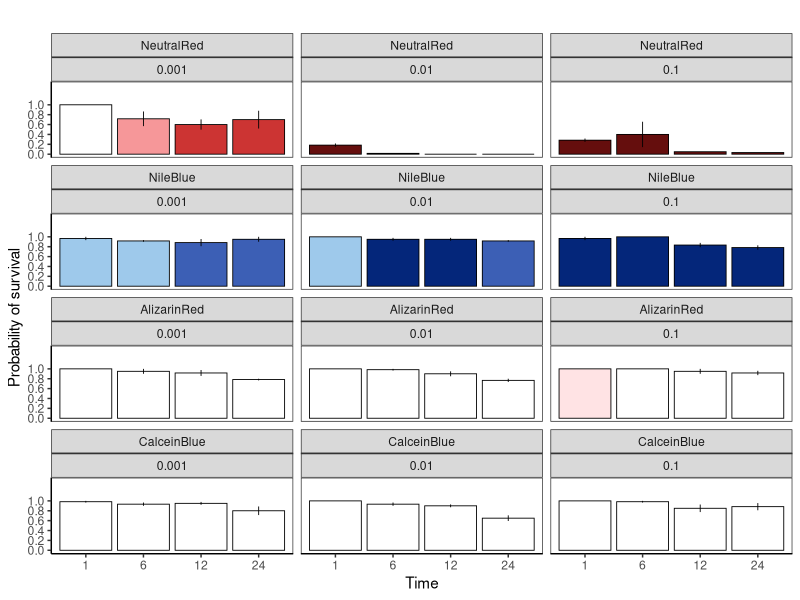

Write R code to recreate this figure. (Note: this script raises an error after producing the figure.)
### Code and data for Doropoulos & Roff (2021)
### "Colouring coral larvae for tracking local dispersal and settlement"

###### Load libraries ######
rm(list = ls())

library(tidyverse)
library(ggplot2)
library(emmeans)
library(multcomp)
library(car)

###### Experiment 1. load data ######

# A. spathulata larvae were placed with 10 ml of solution in individual scintillation vials for 
# 1, 6, 12, and 24 hr incubation periods at three different stain concentrations (1, 10, 100 mg l-1), 
# a total of 12 treatments for each vital stain. Three replicates were conducted per treatment 
# (incubation time * stain concentration), with 20 larvae assigned to each replicate (36 treatments,
# 720 larvae total). Across all stains, this resulted in 144 treatments, totalling 2880 larvae. 
# Staining was conducted in independent glass scintillation vials (10 ml total volume). Larvae were 
# added to each treatment so that the end point of the staining was the same across all treatments – 
# i.e., larvae were added to the 1 hr treatment at hr 23, 6 hr treatment at hr 18, and 12 hr treatment 
# at hr 12, at which point larvae were 6 days old. The intensity of staining for each replicate was 
# scored ordinally by a single observer (CD) into four categories: 1) no stain, 2) light staining, 
# 3) medium staining, 4) strong staining. To quantify the effects of the stain on larval survival,  
# a control with 20 unstained A. spathulata larvae  (n = 3 replicates) was conducted at the 12 hour 
# timepoint. The proportion of alive larvae was counted under a dissecting microscope to determine 
# the effects of staining on larval survival. To determine the effects of stain treatments on larval 
# settlement, surviving larvae from each treatment were then added to individual containers in 250 ml 
# of filtered (0.20 µm) seawater, each with a settlement tile that had been conditioned for 2 months at 
# Water changes were conducted after 2 days (8 days after spawning), and larval settlement was scored 
# 3 days after tiles were introduced (9 days after spawning).

### Load Acropora spathulata data
acropora.data <- read.csv("1stExpAcropora.csv", header = T) %>%
  filter(Species == "spathulata") %>%
  mutate(across(LarvaeAlive, .fns = ~ replace_na(., 0))) %>%
  mutate(across(LarvaeAlive, as.integer)) %>%
  mutate(across(Incubation, as.numeric)) %>%
  mutate(IncubationF = Incubation) %>%
  mutate(across(IncubationF, as.factor)) %>%
  mutate(across(Concentration, as.factor)) %>%
  mutate(across(Treatment, as.factor)) %>%
  mutate(across(Stain, as.factor)) %>%
  filter(Treatment != "Control") %>%
  droplevels() %>%
  mutate(Proportion.survived = LarvaeAlive / LarvaeIn) %>%
  mutate(Proportion.settled = Settled / LarvaeIn) %>%
  mutate(Treatment = fct_relevel(Treatment, c("NeutralRed", "NileBlue", "AlizarinRed", "CalceinBlue"))) %>%
  unite("StainDye", c("Treatment", "Stain"), remove = FALSE) %>%
  mutate(across(StainDye, as.factor)) %>%
  mutate(StainDye = fct_relevel(StainDye, c("NeutralRed_None", "NeutralRed_Light", "NeutralRed_Medium", "NeutralRed_Heavy", "NileBlue_Light", "NileBlue_Medium", "NileBlue_Heavy", "CalceinBlue_None", "AlizarinRed_None", "AlizarinRed_Light"))) %>%
  unite("ConcIncF", c("Concentration", "IncubationF"), remove = FALSE) %>%
  mutate(across(ConcIncF, as.factor))

# Calculate mean settlement (Acropora spathulata)
acropora.mean.data <- acropora.data %>%
  group_by(Treatment, Incubation, Concentration, Stain, StainDye) %>%
  summarise(Proportion.survived.mean = mean(Proportion.survived), Proportion.survived.se = sd(Proportion.survived) / sqrt(n()), Proportion.settled.mean = mean(Proportion.settled), Proportion.settled.se = sd(Proportion.settled) / sqrt(n()), n_samples = n()) %>%
  mutate(Stain = factor(Stain, levels = c("None", "Light", "Medium", "Heavy"))) %>%
  mutate(Treatment = fct_relevel(Treatment, c("NeutralRed", "NileBlue", "AlizarinRed", "CalceinBlue"))) # %>%

# Re-import Acropora spathulata dataset and filter to only timepoint 12 to compare larval survival
# and larval settlement for the four stains (neutral red, Nile blue, alizarin red, calcein blue)
# at different concentration levels after 12 hours of incubation and control (unstained) larvae (Figure S1).
# Main analysis excludes control [ filter(Treatment!= "Control") ] as unstained larvae were only
# compared at time-point 12 in the experiment

acropora.data.control <- read.csv("1stExpAcropora.csv", header = T) %>%
  filter(Species == "spathulata") %>%
  mutate(across(LarvaeAlive, .fns = ~ replace_na(., 0))) %>%
  mutate(across(LarvaeAlive, as.integer)) %>%
  mutate(across(Incubation, as.numeric)) %>%
  mutate(IncubationF = as.factor(Incubation)) %>%
  mutate(across(Concentration, as.factor)) %>%
  mutate(across(Treatment, as.factor)) %>%
  mutate(across(Stain, as.factor)) %>%
  # filter(Treatment!= "Control") %>% droplevels() %>%
  mutate(Proportion.survived = LarvaeAlive / LarvaeIn) %>%
  mutate(Proportion.settled = Settled / LarvaeIn) %>%
  unite("StainDye", c("Treatment", "Stain"), remove = FALSE) %>%
  mutate(across(StainDye, as.factor)) %>%
  mutate(StainDye = fct_relevel(StainDye, c("NeutralRed_None", "NeutralRed_Light", "NeutralRed_Medium", "NeutralRed_Heavy", "NileBlue_Light", "NileBlue_Medium", "NileBlue_Heavy", "CalceinBlue_None", "AlizarinRed_None", "AlizarinRed_Light"))) %>%
  unite("alltreatments", c("Treatment", "Concentration", "IncubationF"), remove = FALSE) %>%
  mutate(across(alltreatments, as.factor)) %>%
  filter(IncubationF == "12")

# Calculate mean settlement across treatments at timepoint 12 (Acropora spathulata)
acropora.mean.data.control <- acropora.data.control %>%
  group_by(Treatment, Incubation, Concentration, Stain, StainDye, alltreatments) %>%
  summarise(Proportion.survived.mean = mean(Proportion.survived), Proportion.survived.se = sd(Proportion.survived) / sqrt(n()), Proportion.settled.mean = mean(Proportion.settled), Proportion.settled.se = sd(Proportion.settled) / sqrt(n()), n_samples = n()) %>%
  mutate(Stain = factor(Stain, levels = c("None", "Light", "Medium", "Heavy"))) %>%
  mutate(Treatment = fct_relevel(Treatment, c("Control", "AlizarinRed", "CalceinBlue", "NileBlue", "NeutralRed")))

### Load Platygyra daedalea survival data
platygyra.data.survival <- read.csv("1stExpPlatygyra.csv", header = T) %>% #
  filter(Lifestage == "Survival") %>%
  mutate(across(LarvaeAlive, .fns = ~ replace_na(., 0))) %>% # na
  mutate(across(LarvaeAlive, as.integer)) %>%
  mutate(across(Incubation, as.numeric)) %>%
  mutate(across(Concentration, as.factor)) %>%
  mutate(across(Treatment, as.factor)) %>%
  mutate(across(Stain, as.factor)) %>%
  filter(Treatment != "Control") %>%
  droplevels() %>%
  mutate(Proportion.survived = LarvaeAlive / LarvaeIn) %>%
  mutate(Treatment = fct_relevel(Treatment, c("NeutralRed", "NileBlue", "AlizarinRed", "CalceinBlue"))) %>%
  unite("StainDye", c("Treatment", "Stain"), remove = FALSE) %>%
  mutate(across(StainDye, as.factor)) %>%
  mutate(StainDye = fct_relevel(StainDye, c("NeutralRed_Heavy", "NileBlue_Heavy", "CalceinBlue_None", "AlizarinRed_None")))

### Load Platygyra daedalea settlement data
platygyra.data.settlment <- read.csv("1stExpPlatygyra.csv", header = T) %>%
  filter(Lifestage == "Settlement") %>%
  mutate(across(LarvaeAlive, .fns = ~ replace_na(., 0))) %>% # na
  mutate(across(LarvaeAlive, as.integer)) %>%
  mutate(across(Incubation, as.numeric)) %>%
  mutate(across(Concentration, as.factor)) %>%
  mutate(across(Treatment, as.factor)) %>%
  mutate(across(Stain, as.factor)) %>%
  filter(Treatment != "Control") %>%
  droplevels() %>%
  mutate(Proportion.settled = Settled / LarvaeIn) %>%
  mutate(Treatment = fct_relevel(Treatment, c("NeutralRed", "NileBlue", "AlizarinRed", "CalceinBlue"))) %>%
  unite("StainDye", c("Treatment", "Stain"), remove = FALSE) %>%
  mutate(across(StainDye, as.factor)) %>%
  mutate(StainDye = fct_relevel(StainDye, c("NeutralRed_Heavy", "NileBlue_Heavy", "CalceinBlue_None", "AlizarinRed_None")))

# Calculate mean settlement for Platygyra daedalea
platygyra.data.mean.settlment <- platygyra.data.settlment %>%
  group_by(Treatment, Incubation, Concentration, Stain, StainDye) %>%
  summarise(Proportion.settled.mean = mean(Proportion.settled), Proportion.settled.se = sd(Proportion.settled) / sqrt(n()), Proportion.settled.mean = mean(Proportion.settled), Proportion.settled.se = sd(Proportion.settled) / sqrt(n()), n_samples = n()) %>%
  mutate(Stain = factor(Stain, levels = c("None", "Light", "Medium", "Heavy"))) %>%
  mutate(Treatment = fct_relevel(Treatment, c("NeutralRed", "NileBlue", "AlizarinRed", "CalceinBlue"))) # %>%

###### Experiment 1. plot results ######

# Figure 2
# Probability of larval survival for Acropora spathulata exposed to four stains at different
# concentration levels and incubation times
ggplot() +
  theme_bw() +
  facet_wrap(Treatment ~ Concentration, ncol = 3) +
  geom_bar(data = acropora.mean.data, aes(x = as.factor(Incubation), y = Proportion.survived.mean, group = Concentration, fill = StainDye), position = "dodge", stat = "identity", colour = "black", size = 0.3, width = 0.9) + # add fill later
  geom_errorbar(data = acropora.mean.data, aes(x = as.factor(Incubation), ymin = Proportion.survived.mean - Proportion.survived.se, ymax = Proportion.survived.mean + Proportion.survived.se, group = Incubation), size = 0.3, width = 0.0, position = position_dodge(0.9)) +
  xlab("Time") +
  ylab("Probability of survival") +
  ggtitle("") +
  scale_y_continuous(limits = c(0, 1.4), breaks = seq(0, 1.15, by = 0.2)) +
  theme(legend.position = "none") +
  theme(panel.grid.major = element_blank(), panel.grid.minor = element_blank(), panel.background = element_blank(), axis.line = element_line(colour = "black")) +
  scale_fill_manual(values = c("NeutralRed_None" = "#ffffff", "NeutralRed_Light" = "#f69799", "NeutralRed_Medium" = "#cc3433", "NeutralRed_Heavy" = "#650e0d", "NileBlue_Light" = "#9ec9eb", "NileBlue_Medium" = "#3c5fb5", "NileBlue_Heavy" = "#04267a", "AlizarinRed_None" = "#ffffff", "AlizarinRed_Light" = "#ffe3e4", "CalceinBlue_None" = "#ffffff"))

ggsave("plots/Figure 2 Acropora Survival.pdf", last_plot(), width = 5, height = 8)

# Probability of larval settlement Acropora spathulata exposed to four stains at different
# concentration levels and incubation times
ggplot() +
  facet_wrap(Treatment ~ Concentration + Incubation, ncol = 12) +
  coord_polar("y") +
  geom_bar(data = acropora.mean.data, aes(x = "", y = 1, group = Incubation), fill = "#F4F4F5", width = 1, stat = "identity", colour = "#000000") +
  geom_bar(data = acropora.mean.data, aes(x = "", y = Proportion.settled.mean, group = Incubation, fill = StainDye), width = 1, stat = "identity", colour = "#000000") +
  scale_fill_manual(values = c("NeutralRed_None" = "#ffffff", "NeutralRed_Light" = "#f69799", "NeutralRed_Medium" = "#cc3433", "NeutralRed_Heavy" = "#650e0d", "NileBlue_Light" = "#9ec9eb", "NileBlue_Medium" = "#3c5fb5", "NileBlue_Heavy" = "#04267a", "AlizarinRed_None" = "#ffffff", "AlizarinRed_Light" = "#ffe3e4", "CalceinBlue_None" = "#ffffff")) +
  theme_bw() +
  theme(legend.position = "none") +
  theme(panel.grid.major = element_blank(), panel.grid.minor = element_blank(), axis.ticks = element_blank(), axis.text = element_blank(), panel.grid = element_blank(), panel.background = element_blank(), axis.line = element_blank(), strip.background = element_blank(), strip.text.x = element_blank(), panel.border = element_blank())

ggsave("plots/Figure 2 Acropora settlement.pdf", last_plot(), width = 5, height = 8)

ggplot() +
  facet_grid(Treatment ~ Concentration + Incubation) + # coord_polar("y") +
  geom_bar(data = acropora.mean.data, aes(x = "", y = Proportion.settled.mean, group = Incubation, fill = StainDye), width = 1, stat = "identity", colour = "#000000") +
  geom_errorbar(data = acropora.mean.data, aes(x = "", ymin = Proportion.settled.mean - Proportion.settled.se, ymax = Proportion.settled.mean + Proportion.settled.se, group = Incubation), width = 0.21, stat = "identity", colour = "black") +
  scale_fill_manual(values = c("NeutralRed_None" = "#ffffff", "NeutralRed_Light" = "#f69799", "NeutralRed_Medium" = "#cc3433", "NeutralRed_Heavy" = "#650e0d", "NileBlue_Light" = "#9ec9eb", "NileBlue_Medium" = "#3c5fb5", "NileBlue_Heavy" = "#04267a", "AlizarinRed_None" = "#ffffff", "AlizarinRed_Light" = "#ffe3e4", "CalceinBlue_None" = "#ffffff")) +
  theme_bw() +
  theme(legend.position = "none")

ggsave("plots/Figure S2 Acropora settlement.pdf", last_plot(), width = 8, height = 5)

# Probability of larval survival for Platygyra daedalea exposed to four stains at different
# concentration levels and incubation times
ggplot() +
  theme_bw() +
  facet_wrap(Treatment ~ Concentration, ncol = 2) +
  geom_bar(data = platygyra.data.survival, aes(x = as.factor(Incubation), y = Proportion.survived, group = Concentration, fill = StainDye), position = "dodge", stat = "identity", colour = "black", size = 0.3, width = 0.9) + # add fill later
  xlab("Time") +
  ylab("Probability of survival") +
  ggtitle("") +
  scale_y_continuous(limits = c(0, 1.4), breaks = seq(0, 1.15, by = 0.2)) +
  theme(legend.position = "none") +
  theme(panel.grid.major = element_blank(), panel.grid.minor = element_blank(), panel.background = element_blank(), axis.line = element_line(colour = "black")) +
  scale_fill_manual(values = c("NeutralRed_None" = "#ffffff", "NeutralRed_Light" = "#f69799", "NeutralRed_Medium" = "#cc3433", "NeutralRed_Heavy" = "#650e0d", "NileBlue_Light" = "#9ec9eb", "NileBlue_Medium" = "#3c5fb5", "NileBlue_Heavy" = "#04267a", "AlizarinRed_None" = "#ffffff", "AlizarinRed_Light" = "#ffe3e4", "CalceinBlue_None" = "#ffffff"))

ggsave("plots/Figure 2 Platygra Survival.pdf", last_plot(), width = 3, height = 8)

# Probability of larval settlement for Platygyra daedalea exposed to four stains at different
# concentration levels and incubation times
ggplot() +
  facet_wrap(Treatment ~ Concentration, ncol = 2) +
  coord_polar("y") +
  geom_bar(data = platygyra.data.mean.settlment, aes(x = "", y = 1, group = Concentration), fill = "#F4F4F5", width = 1, stat = "identity", colour = "#000000") +
  geom_bar(data = platygyra.data.mean.settlment, aes(x = "", y = Proportion.settled.mean, group = Treatment, fill = StainDye), width = 1, stat = "identity", colour = "#000000") +
  scale_fill_manual(values = c("NeutralRed_None" = "#ffffff", "NeutralRed_Light" = "#f69799", "NeutralRed_Medium" = "#cc3433", "NeutralRed_Heavy" = "#650e0d", "NileBlue_Light" = "#9ec9eb", "NileBlue_Medium" = "#3c5fb5", "NileBlue_Heavy" = "#04267a", "AlizarinRed_None" = "#ffffff", "AlizarinRed_Light" = "#ffe3e4", "CalceinBlue_None" = "#ffffff")) +
  theme_bw() +
  theme(legend.position = "none") +
  theme(panel.grid.major = element_blank(), panel.grid.minor = element_blank(), axis.ticks = element_blank(), axis.text = element_blank(), panel.grid = element_blank(), panel.background = element_blank(), axis.line = element_blank(), strip.background = element_blank(), strip.text.x = element_blank(), panel.border = element_blank())

ggsave("plots/Figure 2 Platygra settlement.pdf", last_plot(), width = 3, height = 8)

# Figure S2
# Probability of larval survival for Acropora spathulata exposed to four stains
# (neutral red, Nile blue, alizarin red, calcein blue) at different concentration levels after 12 hours of
# incubation and control (unstained) larvae.

ggplot() +
  theme_bw() +
  facet_wrap(~Treatment, ncol = 5, scales = "free_x") +
  geom_bar(data = acropora.mean.data.control, aes(x = Concentration, y = Proportion.survived.mean, group = Concentration, fill = StainDye), position = "dodge", stat = "identity", colour = "black", size = 0.3, width = 0.9) + # add fill later
  geom_errorbar(data = acropora.mean.data.control, aes(x = Concentration, ymin = Proportion.survived.mean - Proportion.survived.se, ymax = Proportion.survived.mean + Proportion.survived.se, group = Incubation), size = 0.3, width = 0.0, position = position_dodge(0.9)) +
  xlab("Concentration") +
  ylab("Probability of survival") +
  ggtitle("") +
  scale_y_continuous(limits = c(0, 1), breaks = seq(0, 1.15, by = 0.2)) +
  theme(legend.position = "none") +
  theme(panel.grid.major = element_blank(), panel.grid.minor = element_blank(), panel.background = element_blank(), axis.line = element_line(colour = "black")) +
  scale_fill_manual(values = c("NeutralRed_None" = "#ffffff", "NeutralRed_Light" = "#f69799", "NeutralRed_Medium" = "#cc3433", "NeutralRed_Heavy" = "#650e0d", "NileBlue_Light" = "#9ec9eb", "NileBlue_Medium" = "#3c5fb5", "NileBlue_Heavy" = "#04267a", "AlizarinRed_None" = "#ffffff", "AlizarinRed_Light" = "#ffe3e4", "CalceinBlue_None" = "#ffffff"))

ggsave("plots/Figure S1 Control survival.pdf", last_plot(), width = 8, height = 4)

# Probability of larval settlement for Acropora spathulata exposed to four stains
# (neutral red, Nile blue, alizarin red, calcein blue) at different concentration levels after 12 hours of
# incubation and control (unstained) larvae.
ggplot() +
  theme_bw() +
  facet_wrap(~Treatment, ncol = 5, scales = "free_x") +
  geom_bar(data = acropora.mean.data.control, aes(x = Concentration, y = Proportion.settled.mean, group = Concentration, fill = StainDye), position = "dodge", stat = "identity", colour = "black", size = 0.3, width = 0.9) + # add fill later
  geom_errorbar(data = acropora.mean.data.control, aes(x = Concentration, ymin = Proportion.settled.mean - Proportion.settled.se, ymax = Proportion.settled.mean + Proportion.settled.se, group = Incubation), size = 0.3, width = 0.0, position = position_dodge(0.9)) +
  xlab("Concentration") +
  ylab("Probability of settlement") +
  ggtitle("") +
  scale_y_continuous(limits = c(0, 1), breaks = seq(0, 1.15, by = 0.2)) +
  theme(legend.position = "none") +
  theme(panel.grid.major = element_blank(), panel.grid.minor = element_blank(), panel.background = element_blank(), axis.line = element_line(colour = "black")) +
  scale_fill_manual(values = c("NeutralRed_None" = "#ffffff", "NeutralRed_Light" = "#f69799", "NeutralRed_Medium" = "#cc3433", "NeutralRed_Heavy" = "#650e0d", "NileBlue_Light" = "#9ec9eb", "NileBlue_Medium" = "#3c5fb5", "NileBlue_Heavy" = "#04267a", "AlizarinRed_None" = "#ffffff", "AlizarinRed_Light" = "#ffe3e4", "CalceinBlue_None" = "#ffffff"))

ggsave("plots/Figure S1 Control settlement.pdf", last_plot(), width = 8, height = 4)


###### Experiment 1. logistic models ######

### Acropora spathulata larval survival models

# all stains
fm1 <- glm(cbind((LarvaeIn - LarvaeDead), LarvaeIn) ~ Concentration * IncubationF * Treatment, weights = LarvaeIn, data = acropora.data, family = binomial)
Anova(fm1) # full model

# Neutral Red
fm1.neutral.red <- glm(cbind((LarvaeIn - LarvaeDead), LarvaeIn) ~ Concentration * IncubationF, weights = LarvaeIn, data = acropora.data %>% filter(Treatment == "NeutralRed"), family = binomial)
Anova(fm1.neutral.red) # significant interaction, combine fixed factors for posthoc

fm1.neutral.red.a <- glm(cbind(LarvaeIn - LarvaeDead, LarvaeIn) ~ ConcIncF, weights = LarvaeIn, data = acropora.data %>% filter(Treatment == "NeutralRed"), family = binomial)
Anova(fm1.neutral.red)
cld(glht(fm1.neutral.red.a, linfct = mcp(ConcIncF = "Tukey")))

# Nile Blue
fm1.nile.blue <- glm(cbind(LarvaeIn - LarvaeDead, LarvaeIn) ~ Concentration * IncubationF, weights = LarvaeIn, data = acropora.data %>% filter(Treatment == "NileBlue"), family = binomial)
Anova(fm1.nile.blue) # ns interaction, concentration ns

fm1.nile.blue.a <- glm(cbind(LarvaeIn - LarvaeDead, LarvaeIn) ~ IncubationF, weights = LarvaeIn, data = acropora.data %>% filter(Treatment == "NileBlue"), family = binomial)
Anova(fm1.nile.blue.a)
cld(glht(fm1.nile.blue.a, linfct = mcp(IncubationF = "Tukey")))

# Alizarin Red
fm1.alizarin.red <- glm(cbind(LarvaeIn - LarvaeDead, LarvaeIn) ~ Concentration * IncubationF, weights = LarvaeIn, data = acropora.data %>% filter(Treatment == "AlizarinRed"), family = binomial)
Anova(fm1.alizarin.red) # ns interaction, concentration ns

fm1.alizarin.red.a <- glm(cbind(LarvaeIn - LarvaeDead, LarvaeIn) ~ IncubationF, weights = LarvaeIn, data = acropora.data %>% filter(Treatment == "AlizarinRed"), family = binomial)
Anova(fm1.alizarin.red.a)
cld(glht(fm1.alizarin.red, linfct = mcp(IncubationF = "Tukey")))

# Calcein Blue
fm1.calcein.blue <- glm(cbind(LarvaeIn - LarvaeDead, LarvaeIn) ~ Concentration * IncubationF, weights = LarvaeIn, data = acropora.data %>% filter(Treatment == "CalceinBlue"), family = binomial)
Anova(fm1.calcein.blue) # significant interaction, combine fixed factors for posthoc

fm1.calcein.blue.a <- glm(cbind(LarvaeIn - LarvaeDead, LarvaeIn) ~ ConcIncF, weights = LarvaeIn, data = acropora.data %>% filter(Treatment == "CalceinBlue"), family = binomial)
Anova(fm1.calcein.blue.a)
cld(glht(fm1.calcein.blue.a, linfct = mcp(ConcIncF = "Tukey")))


# Compare survival of stained larval treatments with controls (available at 12hr time point only)
fm1.control.survival <- glm(cbind((LarvaeIn - LarvaeDead), LarvaeIn) ~ alltreatments, weights = LarvaeIn, data = acropora.data.control, family = binomial)
Anova(fm1.control.survival) # full model
fm1.control.survival.pairwise <- glht(fm1.control.survival, linfct = mcp(alltreatments = "Tukey"))
summary(fm1.control.survival.pairwise)


# Compare settlement of stained larval treatments with controls (available at 12hr time point only)
fm1.control.settlement <- glm(cbind((LarvaeIn - LarvaeDead), LarvaeIn) ~ alltreatments, weights = LarvaeIn, data = acropora.data.control, family = binomial)
Anova(fm1.control.settlement) # full model
fm1.control.settlement.pairwise <- glht(fm1.control.settlement, linfct = mcp(alltreatments = "Tukey"))
summary(fm1.control.settlement.pairwise)


### Acropora spathulata larval settlement model

# all stains
fm1.settlement <- glm(cbind(Settled, LarvaeAlive) ~ Concentration * IncubationF * Treatment, weights = LarvaeAlive, data = acropora.data, family = binomial)
Anova(fm1.settlement) # significant interaction, combine fixed factors for posthoc

###### Experiment 2. load data ######

# To further refine the staining method, we conducted a follow-up experiment in November 2021 at the 
# SeaSim aquaria facility (Australian Institute of Marine Science, Townsville, Australia). Based on the 
# results of the initial experiments, two stains were discarded (alizarin red, calcein blue) and two were 
# selected for further refining of incubation time and stain concentration (neutral red, Nile blue). To 
# explore taxonomic differences in staining potential, four different coral species were used in the 2nd 
# experiment: Acropora anthocercis (spawning time: 22:30, 20th October 2021), Dipsastrea favus (spawning 
# time: 20:00, 23rd October 2021), Coelastrea aspera (spawning time: 21:30, 24th October 2021), and 
# Platygyra sinensis (spawning time: 22:00, 24th October 2021). These taxa are functionally distinct (tabular 
# growth form: A. anthocercis, massive growth forms: D. favus, P. sinensis, C. aspera) and are phylogenetically 
# distant (family: Acroporidae and family: Merulinidae). A table of the following stain times x concentrations 
# for each taxa below is found in Table S1. A. anthocercis neutral red staining was conducted at the following 
# concentrations and incubation time treatments: 1mg l-1 for 15 mins, 10 mg l-1 for 10 & 30 mins, and for 
# 100 mg l-1 for 5 and 10 mins, and a control (6 treatments, 180 larvae total). Nile blue staining was conducted 
# at the following concentrations and incubation time treatments:  10, 100, and 500 mg l-1 for 60 mins, and for 
# 500 mg and 1000 mg l-1 for 120 mins (5 treatments, 150 larvae total). 

# C. aspera neutral red staining was conducted at 10 mg l-1 for 20 mins, and 100 mg l-1 for 10 mins, and a 
# control (3 treatments, 180 larvae total). Nile blue staining was conducted at 500 mg and 1000 mg l-1 for 
# 105 mins (2 treatments, 120 larvae total). D. favus neutral red staining was conducted at 10 mg l-1 for 30 mins, 
# and 100 mg l-1 for 10 mins, and a control (3 treatments, 180 larvae total). Nile blue staining was conducted at
# 500 mg l-1 and 1000 mg l-1 for 120 mins (2 treatments, 120 larvae total). P. sinensis neutral red staining was 
# conducted at 10mg l-1 for 20 mins, and 100 mg l-1 for 10 mins (3 treatments, 180 larvae total). Nile blue 
# staining was conducted at 500 mg l-1 and 1000 mg l-1 for 105 mins (2 treatments, 120 larvae total). Across all 
# species, this resulted in 22 treatments and 1260 total larvae. In each treatment, larvae were placed in 15 ml 
# of stain solution in individual 6-well culture plates (Figure S5a). To quantify the effects of the stain on 
# larval survival, controls (n = 3 replicates) with unstained larvae (n=10 for A. anthocersis, n = 20 larvae for 
# other taxa) were conducted alongside staining experiments.

# Load all data
larvae.data <- read.csv("2ndExp.csv", header = T) %>%
  mutate(PropAlive = Dead / LarvaeIn) %>%
  mutate(across(Concentration, as.factor)) %>%
  mutate(across(Species, as.factor)) %>%
  mutate(across(Incubation, as.factor)) %>%
  mutate(across(Treatment, as.factor)) %>%
  mutate(across(Stain, as.factor)) %>%
  # filter(Treatment!= "Control") %>% droplevels() %>%
  unite("TreatmentConcentration", c("Treatment", "Concentration"), remove = FALSE) %>%
  mutate(across(TreatmentConcentration, as.factor)) %>%
  unite("IncubationConcentration", c("Concentration", "Incubation"), remove = FALSE) %>%
  mutate(across(IncubationConcentration, as.factor)) %>%
  unite("IncubationConcentrationSpecies", c("Species", "Concentration", "Incubation"), remove = FALSE) %>%
  mutate(across(IncubationConcentrationSpecies, as.factor)) %>%
  mutate(Proportion.survived = (LarvaeIn - Dead) / LarvaeIn) %>%
  mutate(Proportion.settled = Settled / LarvaeIn)

# Calculate mean settlement across species and treamtents
larvae.data.mean <- larvae.data %>%
  group_by(Treatment, Incubation, Concentration, Species, IncubationConcentration) %>%
  summarise(
    Proportion.survived.mean = mean(Proportion.survived), Proportion.survived.se = sd(Proportion.survived) / sqrt(n()),
    Proportion.settled.mean = mean(Proportion.settled), Proportion.settled.se = sd(Proportion.settled) / sqrt(n()),
    n_samples = n()
  ) %>%
  as.data.frame()


###### Experiment 2.  plot results ######

### Figure 3
# Probability of larval survival for four species of coral exposed to neutral red
# and Nile blue stains at different concentration levels and incubation times.

{
  Figure3 <- ggplot() +
    theme_bw() +
    facet_wrap(Treatment ~ Species, ncol = 4, scales = "free_x") +
    geom_bar(data = larvae.data.mean, aes(x = as.factor(IncubationConcentration), y = Proportion.survived.mean, group = Concentration, fill = Treatment), alpha = 0.95, position = "dodge", stat = "identity", colour = "black", size = 0.3, width = 0.9) + # add fill later
    #    geom_errorbar(data = larvae.data.mean, aes(x = as.factor(IncubationConcentration), ymin = Proportion.survived.mean - Proportion.survived.se, ymax = Proportion.survived.mean + Proportion.survived.se, group = Incubation), size = 0.3, width = 0.0, position = position_dodge(0.9)) +
    xlab("Time") +
    ylab("Probability of survival") +
    ggtitle("") +
    scale_y_continuous(limits = c(0, 1.4), breaks = seq(0, 1, by = 0.2)) +
    theme(legend.position = "none") +
    theme(
      panel.grid.major = element_blank(), panel.grid.minor = element_blank(),
      panel.background = element_blank(), axis.line = element_line(colour = "black")
    ) +
    scale_fill_manual(values = c("NeutralRed" = "#650e0d", "NileBlue" = "#04267a"))


  Figure3 <- ggplot_gtable(ggplot_build(Figure3))
  # Figure3$widths
  Figure3$widths[5] <- 2.2 * Figure3$widths[5]
  # gtable::gtable_show_layout(Figure3)
  grid::grid.draw(Figure3)
  ggsave("plots/Figure 3 Larval Survival.pdf", Figure3, width = 8, height = 8)
}

# Probability of larval survival for four species of coral exposed to neutral red
# and Nile blue stains at different concentration levels and incubation times.
ggplot() +
  facet_wrap(Treatment ~ Species + IncubationConcentration, ncol = 11) + # coord_polar("y") +
  geom_bar(data = larvae.data.mean %>% filter(!Treatment == "Control"), aes(x = "", y = 1, group = IncubationConcentration), fill = "#d3d3d3", width = 1, stat = "identity", colour = "#000000") +
  geom_bar(data = larvae.data.mean %>% filter(!Treatment == "Control"), aes(x = "", y = Proportion.settled.mean, group = IncubationConcentration, fill = Treatment), width = 1, stat = "identity", colour = "#000000") +
  scale_fill_manual(values = c("NeutralRed" = "#650e0d", "NileBlue" = "#04267a")) +
  theme_bw() +
  theme(legend.position = "none") +
  theme(panel.grid.major = element_blank(), panel.grid.minor = element_blank(), axis.ticks = element_blank(), axis.text = element_blank(), panel.grid = element_blank(), panel.background = element_blank(), axis.line = element_blank(), strip.background = element_blank(), panel.border = element_blank())

ggsave("plots/Figure 3 Larval Settlement.pdf", last_plot(), width = 5, height = 8)

ggplot() +
  facet_wrap(Treatment ~ Species * IncubationConcentration, ncol = 11) + # coord_polar("y") +
  geom_bar(data = larvae.data.mean %>% filter(!Treatment == "Control"), aes(x = "", y = Proportion.settled.mean, group = IncubationConcentration, fill = Treatment), width = 1, stat = "identity", colour = "#000000") +
  geom_errorbar(data = larvae.data.mean %>% filter(!Treatment == "Control"), aes(x = "", ymin = Proportion.settled.mean - Proportion.settled.se, ymax = Proportion.settled.mean + Proportion.settled.se, group = IncubationConcentration), width = 0.5) +
  scale_fill_manual(values = c("NeutralRed" = "#650e0d", "NileBlue" = "#04267a")) +
  theme_bw() +
  theme(legend.position = "none")

ggsave("plots/Figure S4 Larval Settlement.pdf", last_plot(), width = 8, height = 5)

###### Experiment 2.  logistic models  ######

### larval survival model
fm2.survival <- glm(cbind(LarvaeIn - Dead, LarvaeIn) ~ IncubationConcentrationSpecies, weights = LarvaeIn, data = larvae.data %>% filter(!Treatment == "Control"), family = binomial) # no significant difference in survival among species or treatments (Neutral/NileBlue)

Anova(fm2.survival)

### larval settlement model
fm2.settlement <- glm(cbind(Settled, LarvaeIn) ~ IncubationConcentrationSpecies, weights = LarvaeIn, data = larvae.data, family = binomial) # Significant difference in settlement between species*treatment interaction
Anova(fm2.settlement)

# Extract posthoc contrasts for differences in settlement between treatments and control:
# Acropora anthocercis neutral red
Anova(fm2.settlement.a <- glm(cbind(Settled, LarvaeIn) ~ IncubationConcentration, weights = LarvaeIn, data = larvae.data %>% filter(Species == "anthocersis") %>% filter(Treatment == "NeutralRed" | Treatment == "Control"), family = binomial))
emmeans(fm2.settlement.a, pairwise ~ IncubationConcentration, type = "response")

# Platygyra sinensis neutral red
Anova(fm4a <- glm(cbind(Settled, LarvaeIn) ~ IncubationConcentration, weights = LarvaeIn, data = larvae.data %>% filter(Species == "sinensis") %>% filter(Treatment == "NeutralRed" | Treatment == "Control"), family = binomial))
emmeans(fm4a, pairwise ~ IncubationConcentration, type = "response")

# Acropora anthocercis nile blue
Anova(fm4a <- glm(cbind(Settled, LarvaeIn) ~ IncubationConcentration, weights = LarvaeIn, data = larvae.data %>% filter(Species == "anthocersis") %>% filter(Treatment == "NileBlue" | Treatment == "Control"), family = binomial))
emmeans(fm4a, pairwise ~ IncubationConcentration, type = "response")

# Platygyra sinensis nile blue
Anova(fm4a <- glm(cbind(Settled, LarvaeIn) ~ IncubationConcentration, weights = LarvaeIn, data = larvae.data %>% filter(Species == "sinensis") %>% filter(Treatment == "NileBlue" | Treatment == "Control"), family = binomial))
emmeans(fm4a, pairwise ~ IncubationConcentration, type = "response")
